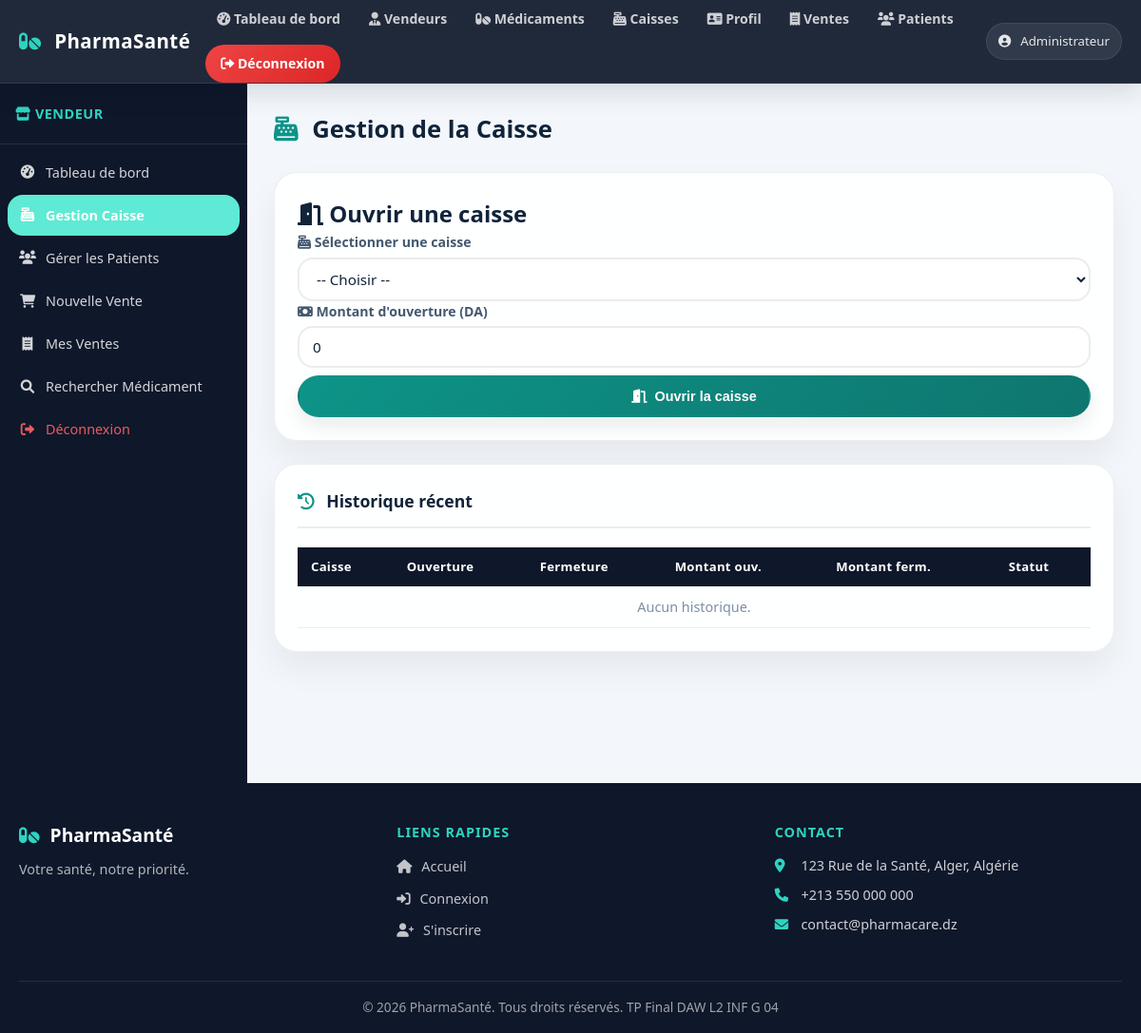
Screenshot of /caisse_operation.php (signed in) with the database file from the repository.
### tables this page shows
CREATE TABLE `site_profile` (
    `id` TINYINT UNSIGNED NOT NULL,
    `full_name` VARCHAR(150) NOT NULL,
    `phone` VARCHAR(30) NOT NULL,
    `email` VARCHAR(150) NOT NULL,
    `location` VARCHAR(200) NOT NULL,
    `bio` VARCHAR(500) NOT NULL,
    `photo_path` VARCHAR(255) DEFAULT NULL,
    `updated_at` TIMESTAMP DEFAULT CURRENT_TIMESTAMP ON UPDATE CURRENT_TIMESTAMP,
    PRIMARY KEY (`id`)
);

### includes/functions.php (called while the page is built, shortened)
<?php
function h($data) {
    return htmlspecialchars($data, ENT_QUOTES, 'UTF-8');
}
function getSiteProfile($conn) {
    $create = $conn->query("CREATE TABLE IF NOT EXISTS site_profile (
        id TINYINT UNSIGNED NOT NULL PRIMARY KEY,
        full_name VARCHAR(150) NOT NULL,
        phone VARCHAR(30) NOT NULL,
        email VARCHAR(150) NOT NULL,
        location VARCHAR(200) NOT NULL,
        bio VARCHAR(500) NOT NULL,
        photo_path VARCHAR(255) DEFAULT NULL,
        updated_at TIMESTAMP DEFAULT CURRENT_TIMESTAMP ON UPDATE CURRENT_TIMESTAMP
    ) ENGINE=InnoDB DEFAULT CHARSET=utf8mb4 COLLATE=utf8mb4_unicode_ci");
    $result = $conn->query("SELECT * FROM site_profile WHERE id=1");
    if ($result && ($row = $result->fetch_assoc())) {
        return $row;
    }
    $defaults = array(
        'full_name' => 'PharmaSanté',
        'phone' => '+213 550 000 000',
        'email' => 'contact@pharmacare.dz',
        'location' => '123 Rue de la Santé, Alger, Algérie',
        'bio' => 'Votre santé, notre priorité.',
        'photo_path' => null
    );
    return $defaults;
}
function getOpenCaisseForVendeur($conn, $vendeur_id) {
    $stmt = $conn->prepare("SELECT * FROM caisse WHERE vendeur_id = ? AND statut = 'ouverte' LIMIT 1");
    $stmt->bind_param("i", $vendeur_id);
    $stmt->execute();
    $result = $stmt->get_result();
    return $result->fetch_assoc();
}
?>

### caisse_operation.php (the view, shortened to what this page needs)
<!DOCTYPE html>
<html lang="fr">
<head>
    <link rel="stylesheet" href="https://cdnjs.cloudflare.com/ajax/libs/font-awesome/6.0.0-beta3/css/all.min.css">
    <link rel="stylesheet" href="style.css">
</head>
<body class="dashboard-page">
<?php
require_once 'config/database.php';
require_once 'includes/functions.php';
include 'header.php';
$userId = $_SESSION['user_id'];
$openCaisse = getOpenCaisseForVendeur($conn, $userId);
$closedCaisses = mysqli_query($conn, "SELECT * FROM caisse WHERE statut='fermee' ORDER BY nom");
$stHist = $conn->prepare("SELECT c.nom AS caisse_nom, c.heure_ouverture, c.heure_fermeture, c.montant_ouverture, c.montant_fermeture, c.statut
    FROM caisse c WHERE c.vendeur_id=? OR (c.statut='fermee' AND EXISTS(SELECT 1 FROM vente v WHERE v.caisse_id=c.id AND v.vendeur_id=?))
    ORDER BY c.heure_ouverture DESC LIMIT 5");
$stHist->bind_param("ii", $userId, $userId);
$stHist->execute();
$history = $stHist->get_result();
?>
<div class="dashboard-layout">
    <aside class="sidebar">
        <div class="sidebar-header"><i class="fas fa-store"></i> Vendeur</div>
        <nav class="sidebar-nav">
            <a href="vendeur_dashboard.php"><i class="fas fa-tachometer-alt"></i> Tableau de bord</a>
            <a href="caisse_operation.php" class="active"><i class="fas fa-cash-register"></i> Gestion Caisse</a>
            <a href="gestion_patient.php"><i class="fas fa-users"></i> Gérer les Patients</a>
            <a href="ajouter_vente.php"><i class="fas fa-shopping-cart"></i> Nouvelle Vente</a>
            <a href="mes_ventes.php"><i class="fas fa-receipt"></i> Mes Ventes</a>
            <a href="recherche_medicament.php"><i class="fas fa-search"></i> Rechercher Médicament</a>
            <a href="logout.php" class="sidebar-logout"><i class="fas fa-sign-out-alt"></i> Déconnexion</a>
        </nav>
    </aside>
    <main class="dashboard-main">
        <div class="page-header"><h1><i class="fas fa-cash-register"></i> Gestion de la Caisse</h1></div>
        <?php if ($openCaisse): ?>
        <div class="section-card caisse-open-card">
            <h2><i class="fas fa-lock-open"></i> Caisse en cours</h2>
            <div class="caisse-info-grid">
                <div class="caisse-info-item">
                    <span class="ci-label">Caisse</span>
                    <span class="ci-value"><?php echo h($openCaisse['nom']); ?></span>
                </div>
                <div class="caisse-info-item">
                    <span class="ci-label">Ouverture</span>
                    <span class="ci-value"><?php echo formatDate($openCaisse['heure_ouverture']); ?></span>
                </div>
                <div class="caisse-info-item">
                    <span class="ci-label">Montant d'ouverture</span>
                    <span class="ci-value"><?php echo number_format($openCaisse['montant_ouverture'], 2, ',', ' '); ?> DA</span>
                </div>
                <div class="caisse-info-item">
                    <span class="ci-label">Durée de session</span>
                    <span class="ci-value" id="timerDisplay"><i class="fas fa-clock"></i> Calcul...</span>
                </div>
            </div>
            <form method="POST" class="close-form">
                <?php echo csrfField(); ?>
                <input type="hidden" name="action" value="close">
                <input type="hidden" name="caisse_id" value="<?php echo $openCaisse['id']; ?>">
                <div class="form-group">
                    <label><i class="fas fa-money-bill"></i> Montant de fermeture (DA)</label>
                    <input type="number" name="montant_fermeture" class="form-input" step="0.01" min="0" required>
                </div>
                <button type="submit" class="btn btn-danger btn-block"><i class="fas fa-lock"></i> Fermer la caisse</button>
            </form>
        </div>
        <?php else: ?>
        <div class="section-card">
            <h2><i class="fas fa-door-open"></i> Ouvrir une caisse</h2>
            <?php if (mysqli_num_rows($closedCaisses) === 0): ?>
            <div class="alert alert-warning"><i class="fas fa-exclamation-triangle"></i> Aucune caisse disponible. Contactez l'administrateur.</div>
            <?php else: ?>
            <form method="POST">
                <div class="form-group">
                    <label><i class="fas fa-cash-register"></i> Sélectionner une caisse</label>
                    <select name="caisse_id" class="form-input" required>
                        <option value="">-- Choisir --</option>
                    </select>
                </div>
                <div class="form-group">
                    <label><i class="fas fa-money-bill"></i> Montant d'ouverture (DA)</label>
                    <input type="number" name="montant_ouverture" class="form-input" step="0.01" min="0" value="0" required>
                </div>
                <button type="submit" class="btn btn-primary btn-block"><i class="fas fa-door-open"></i> Ouvrir la caisse</button>
            </form>
            <?php endif; ?>
        </div>
        <?php endif; ?>
        <div class="section-card">
            <div class="section-card-header"><h2><i class="fas fa-history"></i> Historique récent</h2></div>
            <div class="table-responsive">
                <table class="data-table">
                    <thead><tr><th>Caisse</th><th>Ouverture</th><th>Fermeture</th><th>Montant ouv.</th><th>Montant ferm.</th><th>Statut</th></tr></thead>
                    <tbody>
                    <?php $hasRows = false; while ($h = $history->fetch_assoc()): $hasRows = true; ?>
                        <tr>
                            <td><?php echo h($h['caisse_nom']); ?></td>
                            <td><?php echo formatDate($h['heure_ouverture']); ?></td>
                            <td><?php echo formatDate($h['heure_fermeture']); ?></td>
                            <td><?php echo number_format($h['montant_ouverture'], 2, ',', ' '); ?> DA</td>
                            <td><?php echo $h['montant_fermeture'] !== null ? number_format($h['montant_fermeture'], 2, ',', ' ') . ' DA' : '-'; ?></td>
                            <td><?php echo $h['statut'] === 'ouverte' ? '<span class="badge badge-success">Ouverte</span>' : '<span class="badge badge-danger">Fermée</span>'; ?></td>
                        </tr>
                    <?php endwhile; ?>
                    <?php if (!$hasRows): ?><tr><td colspan="6" class="text-center text-muted">Aucun historique.</td></tr><?php endif; ?>
                    </tbody>
                </table>
            </div>
        </div>
    </main>
</div>
<?php include 'footer.php'; ?>
</body>
</html>

### footer.php (shortened to what this page needs)
<?php $siteProfile = getSiteProfile($conn); ?>
<footer class="site-footer">
    <div class="footer-inner">
        <div class="footer-brand">
            <h3><i class="fas fa-pills"></i> <?php echo h($siteProfile['full_name']); ?></h3>
            <p><?php echo h($siteProfile['bio']); ?></p>
        </div>
        <div class="footer-links">
            <h4>Liens rapides</h4>
            <ul>
                <li><a href="index.php"><i class="fas fa-home"></i> Accueil</a></li>
                <li><a href="login.php"><i class="fas fa-sign-in-alt"></i> Connexion</a></li>
                <li><a href="register_patient.php"><i class="fas fa-user-plus"></i> S'inscrire</a></li>
            </ul>
        </div>
        <div class="footer-contact">
            <h4>Contact</h4>
            <p><i class="fas fa-map-marker-alt"></i> <?php echo h($siteProfile['location']); ?></p>
            <p><i class="fas fa-phone"></i> <?php echo h($siteProfile['phone']); ?></p>
            <p><i class="fas fa-envelope"></i> <?php echo h($siteProfile['email']); ?></p>
        </div>
    </div>
    <div class="footer-bottom">
        <p>&copy; 2026 PharmaSanté. Tous droits réservés. TP Final DAW L2 INF G 04</p>
    </div>
</footer>

### rows the page displays
site_profile: full_name "PharmaSanté", bio "Votre santé, notre priorité.", location "123 Rue de la Santé, Alger, Algérie", phone "+213 550 000 000", email "contact@pharmacare.dz"

### other values shown
$userName "Administrateur"
